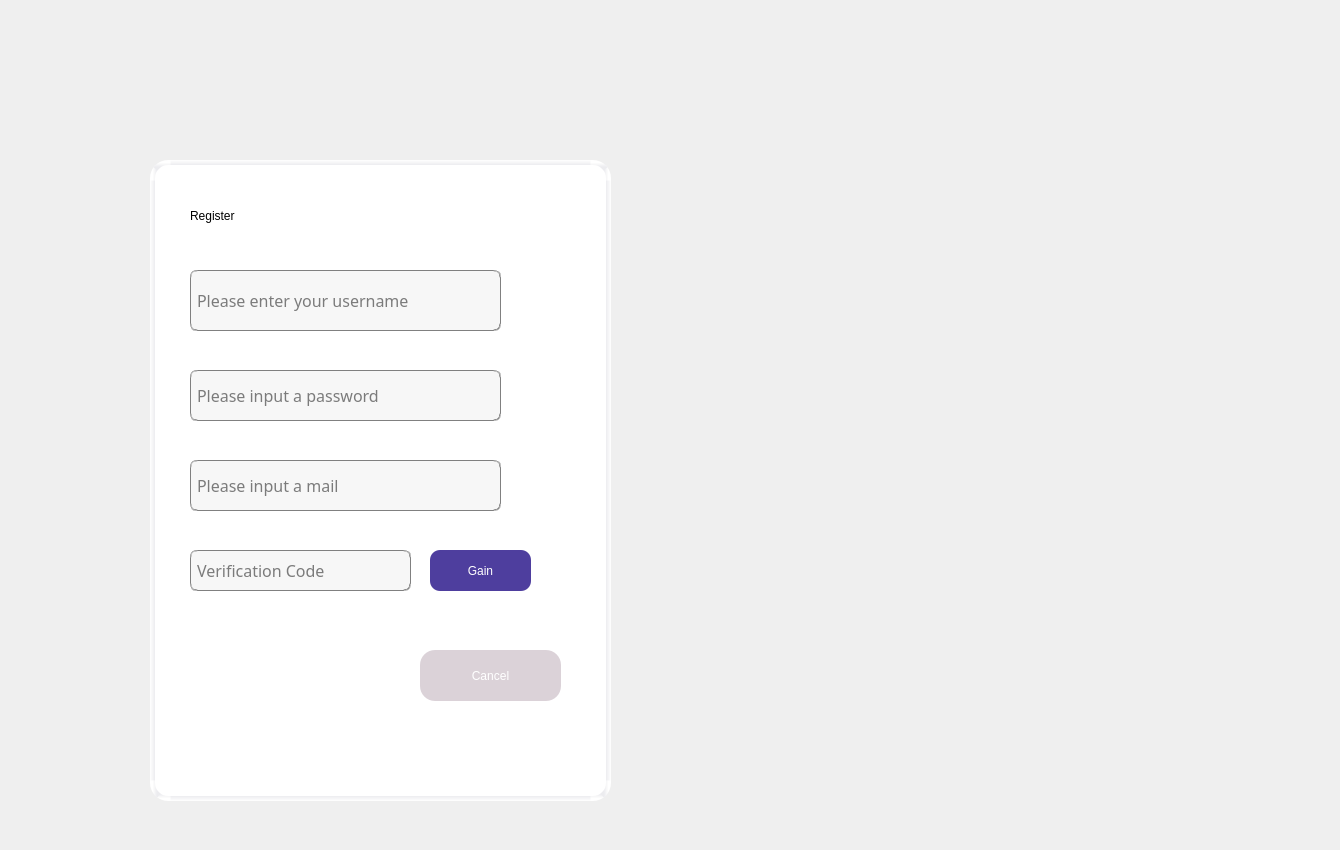
<?xml version="1.0" encoding="UTF-8"?>
<ui version="4.0">
 <class>Signup</class>
 <widget class="QWidget" name="Signup">
  <property name="geometry">
   <rect>
    <x>0</x>
    <y>0</y>
    <width>1340</width>
    <height>850</height>
   </rect>
  </property>
  <property name="windowTitle">
   <string>Form</string>
  </property>
  <widget class="QLabel" name="label_image">
   <property name="geometry">
    <rect>
     <x>-1</x>
     <y>-5</y>
     <width>1361</width>
     <height>861</height>
    </rect>
   </property>
   <property name="styleSheet">
    <string notr="true">border-image: url(:/background/register.jpg);</string>
   </property>
   <property name="text">
    <string/>
   </property>
  </widget>
  <widget class="QLabel" name="label_2_back">
   <property name="geometry">
    <rect>
     <x>150</x>
     <y>160</y>
     <width>461</width>
     <height>641</height>
    </rect>
   </property>
   <property name="styleSheet">
    <string notr="true">border-radius:18px;
background-color: rgb(255, 255, 255);
border-top: 5px solid qlineargradient(y0:0, y1:1,stop: 0 #ececef, stop: 1 white);
border-left: 5px solid qlineargradient(x0:0, x1:1,stop: 0 #ececef, stop: 1 white);
 border-bottom: 5px solid qlineargradient(y0:0, y1:1,stop: 0 white, stop: 1  #ececef);
border-right: 5px solid qlineargradient(x0:0, x1:1,stop:  0 white, stop: 1 #ececef);


</string>
   </property>
   <property name="text">
    <string/>
   </property>
  </widget>
  <widget class="QLabel" name="label_2">
   <property name="geometry">
    <rect>
     <x>190</x>
     <y>190</y>
     <width>171</width>
     <height>51</height>
    </rect>
   </property>
   <property name="styleSheet">
    <string notr="true">font: 18pt &quot;SourceHanSansSC&quot;;
color: rgba(0,0,0,1);</string>
   </property>
   <property name="text">
    <string>Register</string>
   </property>
  </widget>
  <widget class="QLineEdit" name="lineEdit_id1">
   <property name="geometry">
    <rect>
     <x>190</x>
     <y>270</y>
     <width>311</width>
     <height>61</height>
    </rect>
   </property>
   <property name="font">
    <font>
     <family>Candara</family>
     <pointsize>12</pointsize>
     <weight>50</weight>
     <italic>false</italic>
     <bold>false</bold>
    </font>
   </property>
   <property name="styleSheet">
    <string notr="true">background-color: rgb(247, 247, 247);
border:1px groove gray;border-radius:
7px;padding:2px 4px;
font: 12pt &quot;Candara&quot;;

</string>
   </property>
   <property name="text">
    <string/>
   </property>
   <property name="placeholderText">
    <string>Please enter your username</string>
   </property>
  </widget>
  <widget class="QLineEdit" name="lineEdit_id1_2">
   <property name="geometry">
    <rect>
     <x>190</x>
     <y>370</y>
     <width>311</width>
     <height>51</height>
    </rect>
   </property>
   <property name="font">
    <font>
     <family>Candara</family>
     <pointsize>12</pointsize>
     <weight>50</weight>
     <italic>false</italic>
     <bold>false</bold>
    </font>
   </property>
   <property name="styleSheet">
    <string notr="true">background-color: rgb(247, 247, 247);
border:1px groove gray;border-radius:
7px;padding:2px 4px;
font: 12pt &quot;Candara&quot;;

</string>
   </property>
   <property name="text">
    <string/>
   </property>
   <property name="echoMode">
    <enum>QLineEdit::Password</enum>
   </property>
   <property name="placeholderText">
    <string>Please input a password</string>
   </property>
  </widget>
  <widget class="QPushButton" name="pushButton">
   <property name="geometry">
    <rect>
     <x>200</x>
     <y>650</y>
     <width>181</width>
     <height>51</height>
    </rect>
   </property>
   <property name="styleSheet">
    <string notr="true">background-color: qlineargradient(spread:pad, x1:0.52, y1:1, x2:0.54, y2:0, 
stop:0.0112994 rgba(110,102,162,1), 
stop:1 rgba(110,102,162,1));
color: rgb(255, 255, 255, 255);
 
border:0px groove gray;border-radius:
15px;padding:2px 4px;
font: 18pt &quot;Candara&quot;;

</string>
   </property>
   <property name="text">
    <string>Register</string>
   </property>
  </widget>
  <widget class="QLineEdit" name="lineEdit_id1_3">
   <property name="geometry">
    <rect>
     <x>190</x>
     <y>460</y>
     <width>311</width>
     <height>51</height>
    </rect>
   </property>
   <property name="font">
    <font>
     <family>Candara</family>
     <pointsize>12</pointsize>
     <weight>50</weight>
     <italic>false</italic>
     <bold>false</bold>
    </font>
   </property>
   <property name="styleSheet">
    <string notr="true">background-color: rgb(247, 247, 247);
border:1px groove gray;border-radius:
7px;padding:2px 4px;
font: 12pt &quot;Candara&quot;;

</string>
   </property>
   <property name="text">
    <string/>
   </property>
   <property name="echoMode">
    <enum>QLineEdit::Normal</enum>
   </property>
   <property name="placeholderText">
    <string>Please input a mail</string>
   </property>
  </widget>
  <widget class="QLineEdit" name="lineEdit_id1_4">
   <property name="geometry">
    <rect>
     <x>190</x>
     <y>550</y>
     <width>221</width>
     <height>41</height>
    </rect>
   </property>
   <property name="font">
    <font>
     <family>Candara</family>
     <pointsize>12</pointsize>
     <weight>50</weight>
     <italic>false</italic>
     <bold>false</bold>
    </font>
   </property>
   <property name="styleSheet">
    <string notr="true">background-color: rgb(247, 247, 247);
border:1px groove gray;border-radius:
7px;padding:2px 4px;
font: 12pt &quot;Candara&quot;;

</string>
   </property>
   <property name="text">
    <string/>
   </property>
   <property name="placeholderText">
    <string>Verification Code</string>
   </property>
  </widget>
  <widget class="QPushButton" name="Cancel_B">
   <property name="geometry">
    <rect>
     <x>420</x>
     <y>650</y>
     <width>141</width>
     <height>51</height>
    </rect>
   </property>
   <property name="styleSheet">
    <string notr="true">background-color: qlineargradient(spread:pad, x1:0.52, y1:1, x2:0.54, y2:0, 
stop:0.0112994 rgba(110,102,162,1), 
stop:1 rgba(110,102,162,1));
color: rgb(255, 255, 255, 255);
background-color: rgb(219, 210, 216);
 
border:0px groove gray;border-radius:
15px;padding:2px 4px;
font: 18pt &quot;Candara&quot;;

</string>
   </property>
   <property name="text">
    <string>Cancel</string>
   </property>
  </widget>
  <widget class="QPushButton" name="Cancel_B_2">
   <property name="geometry">
    <rect>
     <x>430</x>
     <y>550</y>
     <width>101</width>
     <height>41</height>
    </rect>
   </property>
   <property name="styleSheet">
    <string notr="true">background-color: qlineargradient(spread:pad, x1:0.52, y1:1, x2:0.54, y2:0, 
stop:0.0112994 rgba(110,102,162,1), 
stop:1 rgba(110,102,162,1));
color: rgb(255, 255, 255, 255);
background-color: rgb(78, 62, 158);
 
border:0px groove gray;border-radius:
10px;padding:2px 4px;
font: 18pt &quot;Candara&quot;;

</string>
   </property>
   <property name="text">
    <string>Gain</string>
   </property>
  </widget>
 </widget>
 <resources/>
 <connections/>
</ui>
